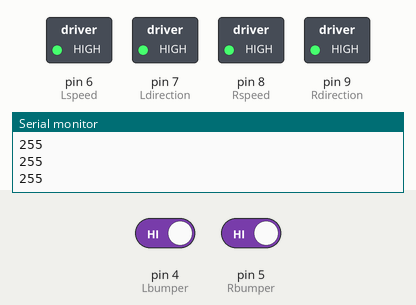
The sketch below on a simulated Arduino Uno, built with avr-gcc and run on an emulated ATmega328P. Shown: switched loads named in the sketch (green lamp = pin HIGH), the last lines printed to the serial monitor. The inputs (shaded band) are chosen by the test bench; at power-on: pin 4 (Lbumper) HIGH, pin 5 (Rbumper) HIGH. EEPROM starts erased.

Above: at 1.2 s.
1.3 s: pin 4 (Lbumper) driven LOW
At 3.0 s:
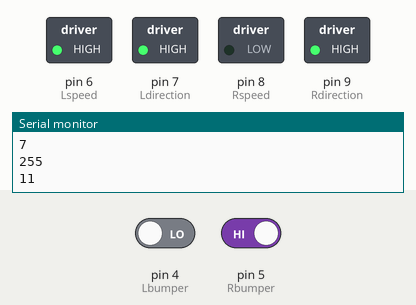
3.3 s: pin 5 (Rbumper) driven LOW
Timing chart, 0 to 6.3 s (numbered marks = the images above; inputs shaded):
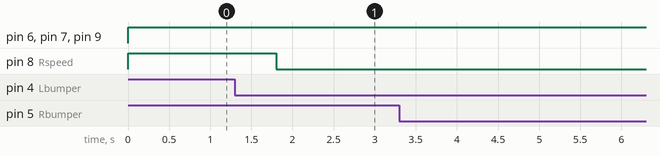

Measured:
- after the input at 1.3 s, pin 8 (Rspeed): HIGH → LOW after 0.51 s

The sketch:

CalibrateStraight.ino
```cpp
// left should be 245, right should be 128
//our motors have very different speeds

#include <EEPROM.h>

#define button 3
#define Lbumper 4
#define Rbumper 5
#define Lspeed 6
#define Ldirection 7
#define Rspeed 8
#define Rdirection 9
#define Lencoder 10
#define Rencoder 11

byte left_speed;
byte right_speed;

void AdjustSpeeds(){
  if((!digitalRead(Lbumper)) || (!digitalRead(Rbumper))){
    delay(500);
  }
  if((!digitalRead(Lbumper)) && (digitalRead(Rbumper))){
    //left_speed --;
    right_speed = right_speed + 4;
  }else if((digitalRead(Lbumper)) && (!digitalRead(Rbumper))){
    left_speed = left_speed +4;
    //right_speed--;
  }else if(((!digitalRead(Lbumper)) && (!digitalRead(Rbumper)))){
     EEPROM.write(0, left_speed);
     EEPROM.write(1, right_speed);
     Serial.println("SAVED!!");
     delay(100);
     return;                //means we're going straight
  }
}

void Forward(){
    digitalWrite(Ldirection, HIGH);
    digitalWrite(Rdirection, HIGH);
    analogWrite(Lspeed, left_speed);
    analogWrite(Rspeed, right_speed);
}

void setup(){
  Serial.begin(9600);
  pinMode(button,INPUT);
  pinMode(Lbumper,INPUT);
  pinMode(Rbumper,INPUT);
  pinMode(Lspeed,OUTPUT);
  pinMode(Ldirection,OUTPUT);
  pinMode(Rspeed, OUTPUT);
  pinMode(Rdirection,OUTPUT);
  pinMode(Lencoder,INPUT);
  pinMode(Rencoder,INPUT);

  left_speed = EEPROM.read(0);
  right_speed = EEPROM.read(1);
  //left_speed = 140;
  //right_speed = 140;
}

void loop() {
  Serial.println(left_speed);
  Serial.println(right_speed);
  Forward();
  AdjustSpeeds();
}
```
